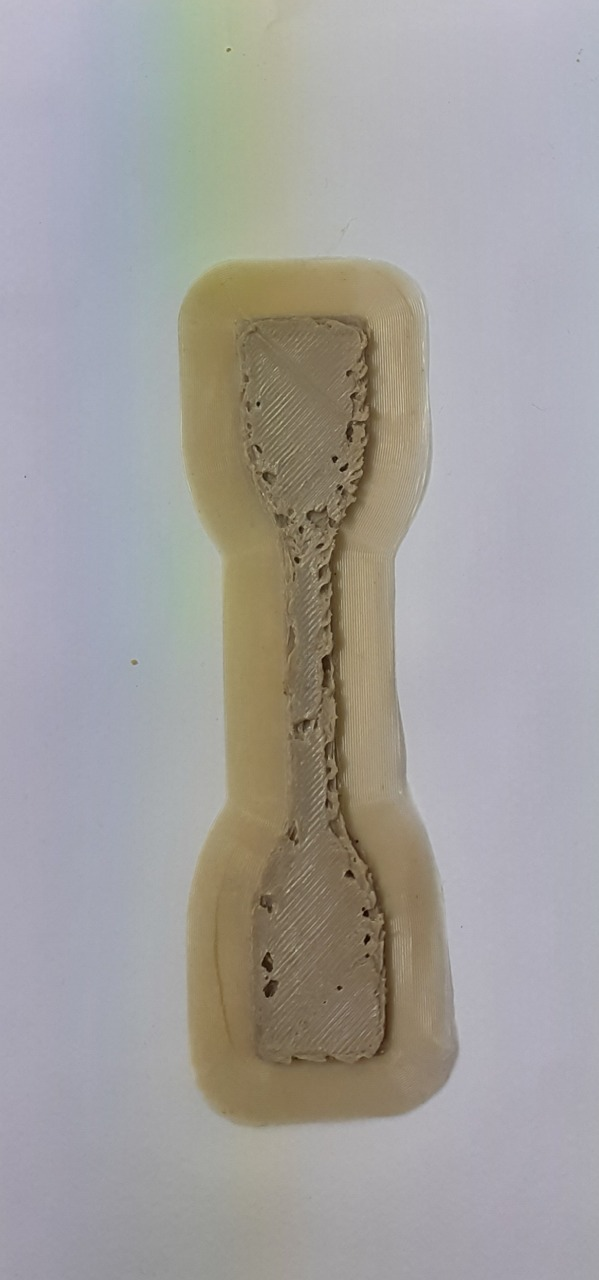
%> input picture test images/analysis.jpg, 599 x 1280 px
$ octave image_blocking.m   (GNU Octave 9; MATLAB toolbox functions it lacks are replaced by stand-ins)
%> lines starting %> are read from the running program, lines starting %| are printed output that depends on the picture; in (x1, y1, x2, y2) boxes, pixels count from 0 and x2, y2 are one past the last pixel; in counts of white or black regions, pixels touching at a corner belong together; the program's own positions count from 1
clc;    % Clear the command window.
close all;  % Close all figures (except those of imtool.)
workspace;  % Make sure the workspace panel is showing.
format long g;
format compact;
fontSize = 25;

%===============================================================================
% Get the name of the first image the user wants to use.
baseFileName = 'analysis.jpg';
folder = fileparts(which(baseFileName)); % Determine where demo folder is (works with all versions).
fullFileName = fullfile(folder, baseFileName);

% Check if file exists.
if ~exist(fullFileName, 'file')
  % The file doesn't exist -- didn't find it there in that folder.
  % Check the entire search path (other folders) for the file by stripping off the folder.
  fullFileNameOnSearchPath = baseFileName; % No path this time.
  if ~exist(fullFileNameOnSearchPath, 'file')
    % Still didn't find it.  Alert user.
    errorMessage = sprintf('Error: %s does not exist in the search path folders.', fullFileName);
    uiwait(warndlg(errorMessage));
    return;
  end
end

%=======================================================================================
% Read in demo image.
rgbImage = imread(fullFileName);
%> rgbImage is the input picture: size 1280x599x3 uint8; mean R, G, B 163, 160.2, 157.9
% Get the dimensions of the image.
[rows, columns, numberOfColorChannels] = size(rgbImage);
%> rows = 1280; columns = 599; numberOfColorChannels = 3
% Display the original image.
subplot(2, 2, 1);
imshow(rgbImage, []);
axis on;
caption = sprintf('Original Color Image, %s', baseFileName);
title(caption, 'FontSize', fontSize, 'Interpreter', 'None');

% Set up figure properties:
% Enlarge figure to full screen.
set(gcf, 'Units', 'Normalized', 'OuterPosition', [0 0.05 1 0.95]);
% Get rid of tool bar and pulldown menus that are along top of figure.
% set(gcf, 'Toolbar', 'none', 'Menu', 'none');
% Give a name to the title bar.
set(gcf, 'Name', 'Demo by ImageAnalyst', 'NumberTitle', 'Off')

drawnow;
hp = impixelinfo(); % Set up status line to see values when you mouse over the image.

[rows, columns, numberOfColorChannels] = size(rgbImage)
if numberOfColorChannels > 1
  % It's not really gray scale like we expected - it's color.
  % Use weighted sum of ALL channels to create a gray scale image.
%   grayImage = rgb2gray(rgbImage);
  % ALTERNATE METHOD: Convert it to gray scale by taking only the green channel,
  % which in a typical snapshot will be the least noisy channel.
  grayImage = rgbImage(:, :, 1); % Take red channel.
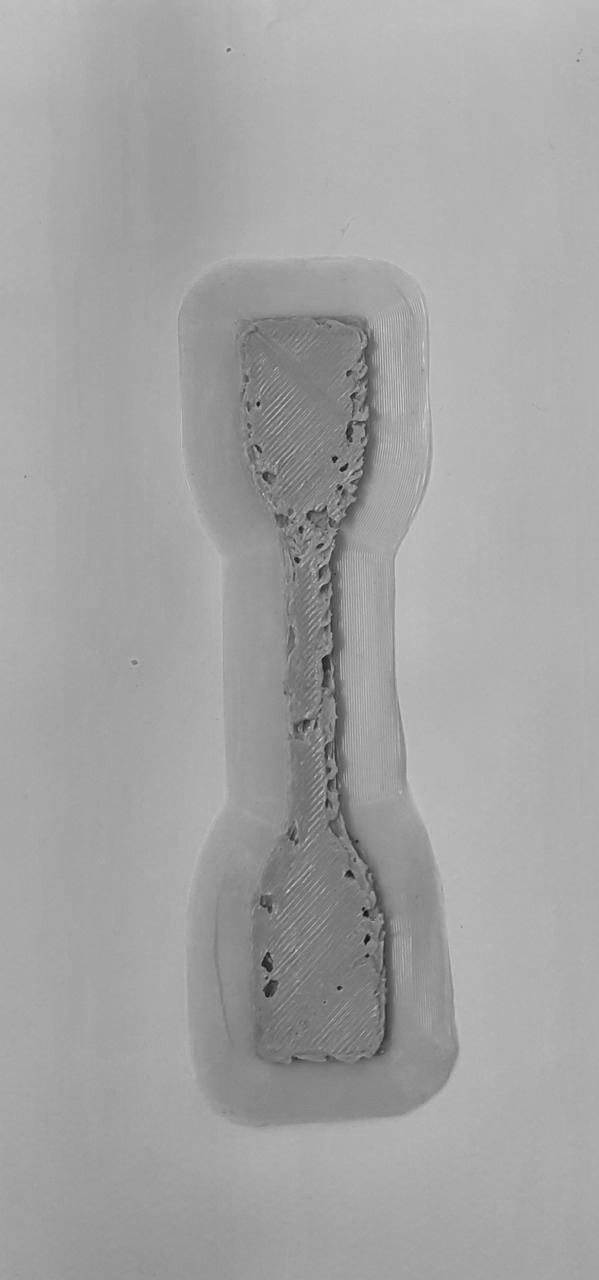
%> grayImage: size 1280x599 uint8; min 18, max 210, mean 163
end

% Display the image.
subplot(2, 2, 2);
imshow(grayImage, []);
axis on;
caption = sprintf('Gray Image');
title(caption, 'FontSize', fontSize, 'Interpreter', 'None');
hp = impixelinfo();
drawnow;

% Display the histogram of the image.
subplot(2, 2, 3);
histogram(grayImage, 256);
caption = sprintf('Histogram of Gray Image');
title(caption, 'FontSize', fontSize, 'Interpreter', 'None');
grid on;
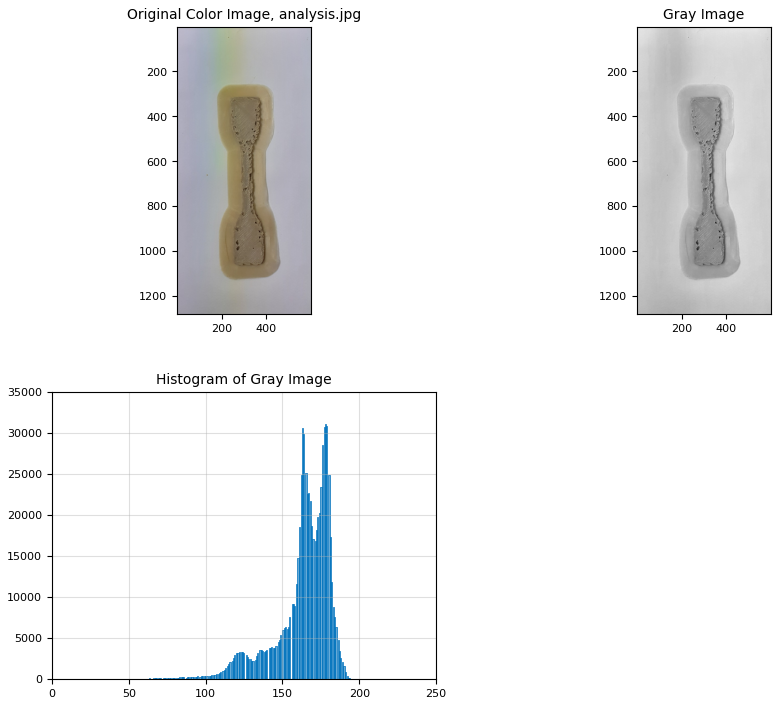
%> figure redrawn from the program's plot data, 3 panels
drawnow;

%=======================================================================================
binaryImage = grayImage < 150;
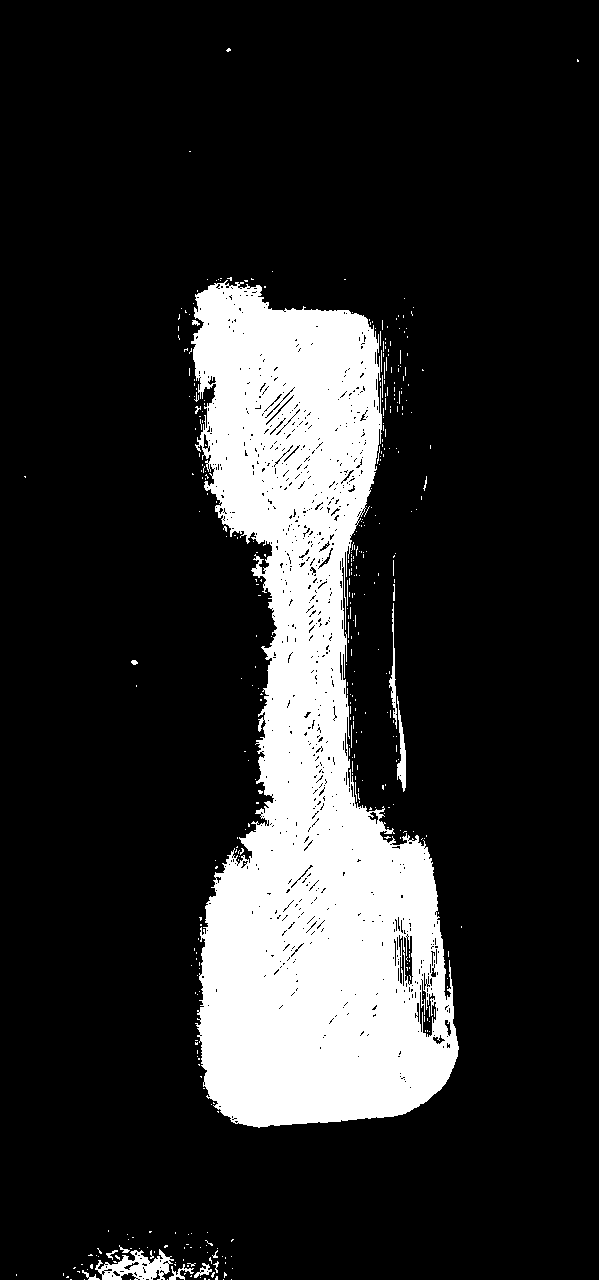
%> binaryImage: size 1280x599 logical; 17.1% white; 414 white regions (392 under 20 px), largest, box (x1, y1, x2, y2) and area: (191, 280, 459, 1128) 126901, (95, 1249, 174, 1280) 1229, (397, 696, 406, 792) 415
% Keep only the largest blob.
binaryImage = bwareafilt(binaryImage, 1);
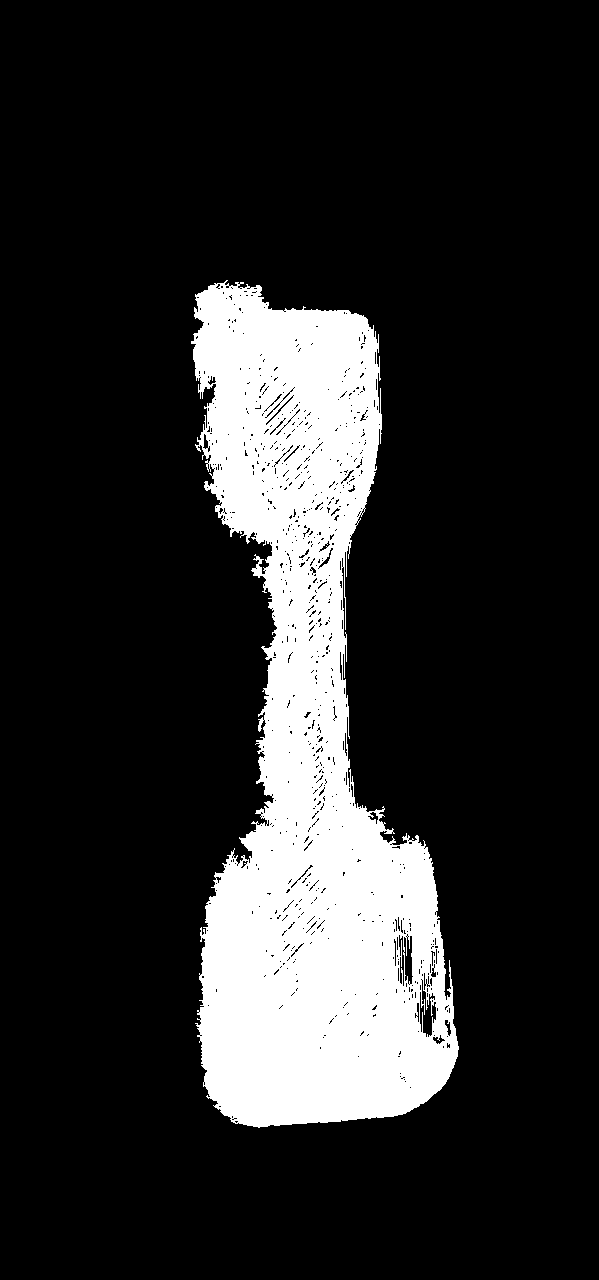
%> binaryImage: size 1280x599 logical; 16.6% white; 1 white region
% Display the masked image.
subplot(2, 2, 3);
imshow(binaryImage, []);
axis on;
caption = sprintf('Binary Image');
title(caption, 'FontSize', fontSize, 'Interpreter', 'None');
hp = impixelinfo();
drawnow;

% Get the bounding box of the blob.
props = regionprops(binaryImage, 'BoundingBox');
%> props = 1 region; box (x1, y1, x2, y2): (191, 280, 459, 1128)
boundingBox = [props.BoundingBox]
%> boundingBox = [191.5 280.5 268 848]

% Display the original image.
subplot(2, 2, 4);
imshow(rgbImage, []);
axis on;
caption = sprintf('Original Color Image, %s', baseFileName);
title(caption, 'FontSize', fontSize, 'Interpreter', 'None');
% Plot the bounding box over it.
hold on;
rectangle('Position', boundingBox, 'LineWidth', 2, 'EdgeColor', 'r')
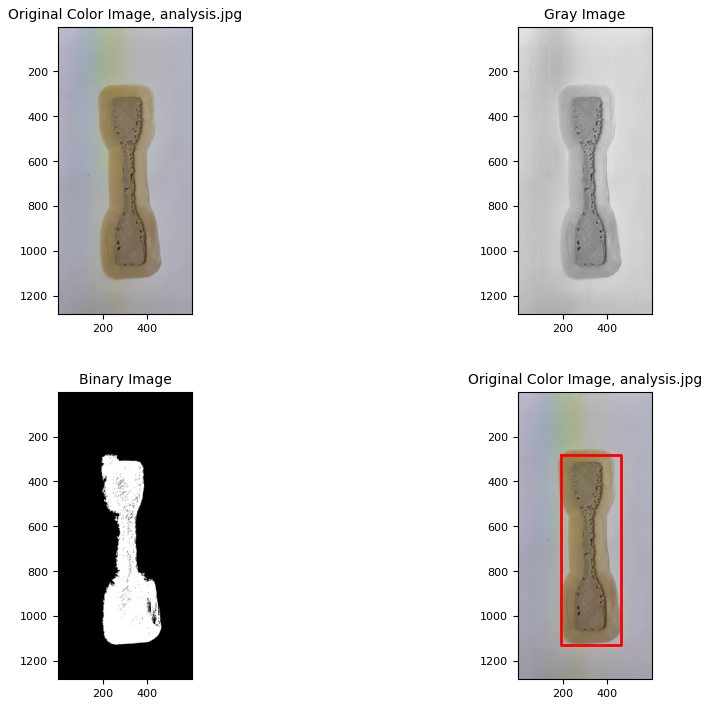
%> figure redrawn from the program's plot data, 4 panels
